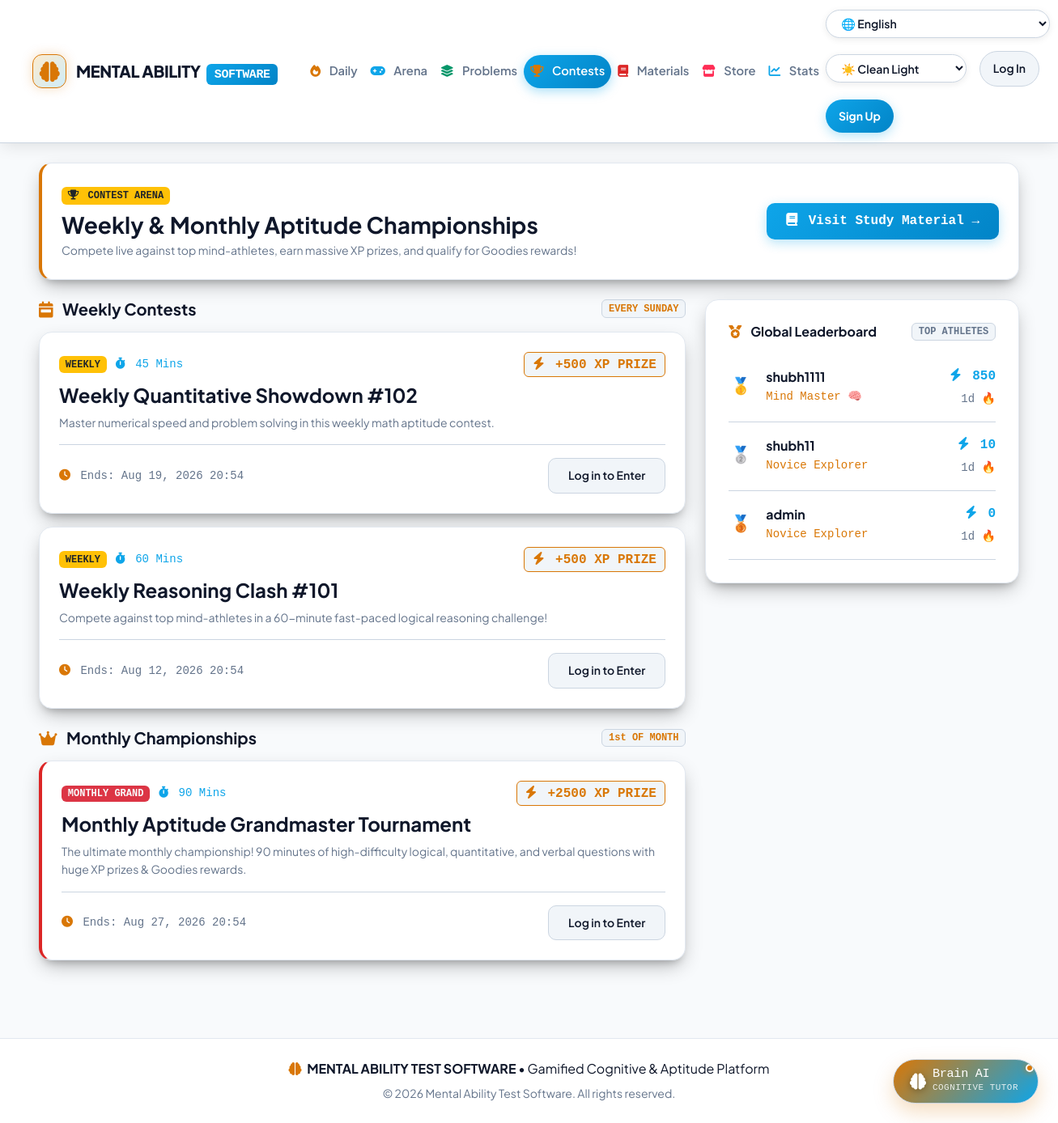
Page /contests/ on the earlier database version.
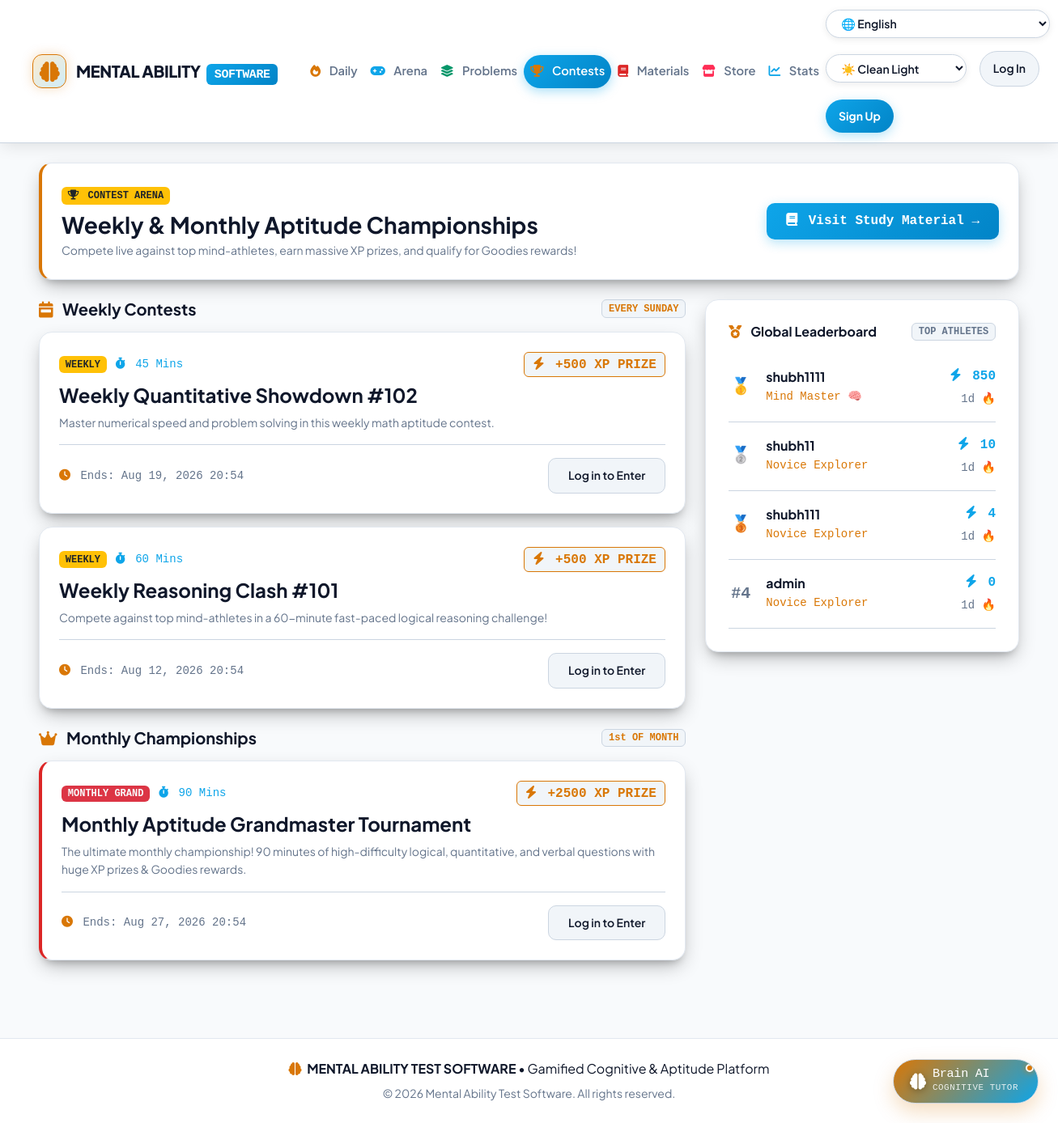
Same page on the later database version.
### quiz/models.py (models this page shows, shortened)
class Contest(models.Model):
    WEEKLY = 'WEEKLY'
    MONTHLY = 'MONTHLY'
    CONTEST_TYPES = [
        (WEEKLY, 'Weekly Contest'),
        (MONTHLY, 'Monthly Championship'),
    ]
    title = models.CharField(max_length=200)
    contest_type = models.CharField(max_length=10, choices=CONTEST_TYPES, default=WEEKLY)
    description = models.TextField()
    start_time = models.DateTimeField()
    end_time = models.DateTimeField()
    duration_minutes = models.IntegerField(default=60)
    questions = models.ManyToManyField(Question, related_name='contests', blank=True)
    xp_prize = models.IntegerField(default=200)
    class Meta:
        ordering = ('-start_time',)

class UserProfile(models.Model):
    user = models.OneToOneField('auth.User', on_delete=models.CASCADE, related_name='profile')
    streak_count = models.IntegerField(default=0)
    last_active_date = models.DateField(null=True, blank=True)
    total_xp = models.IntegerField(default=0)
    solved_questions_count = models.IntegerField(default=0)
    @property
    def rank_title(self):
        if self.total_xp >= 1000:
            return "Grandmaster 👑"
        elif self.total_xp >= 500:
            return "Mind Master 🧠"
        elif self.total_xp >= 200:
            return "Aptitude Scholar 🎓"
        elif self.total_xp >= 50:
            return "Problem Solver ⚡"
        else:
            return "Novice Explorer"

### quiz/views.py (the view)
# urls.py: path('contests/', views.contests, name='contests'),
def contests(request):
    profile = get_or_create_user_profile(request.user) if request.user.is_authenticated else None
    weekly_contests = Contest.objects.filter(contest_type=Contest.WEEKLY)
    monthly_contests = Contest.objects.filter(contest_type=Contest.MONTHLY)
    leaderboard = UserProfile.objects.select_related('user').order_by('-total_xp', '-solved_questions_count')[:10]
    context = {
        'profile': profile,
        'weekly_contests': weekly_contests,
        'monthly_contests': monthly_contests,
        'leaderboard': leaderboard,
    }
    return render(request, 'quiz/contests.html', context)

### templates/quiz/contests.html (shortened to what the changed rows need)
{% extends 'base.html' %}
{% block content %}
<div class="row g-4 mb-4">
  <div class="col-lg-8">
    <div class="row g-3 mb-4">
      {% for contest in weekly_contests %}
        <div class="col-12">
          <div class="lc-card p-4">
            <div class="d-flex justify-content-between align-items-start gap-2 mb-2">
              <div>
                <span class="badge bg-warning text-dark font-monospace fw-bold me-2">WEEKLY</span>
                <span class="font-monospace small" style="color: var(--lc-blue);"><i class="fas fa-stopwatch me-1"></i> {{ contest.duration_minutes }} Mins</span>
              </div>
              <span class="badge font-monospace fs-6" style="background-color: var(--lc-surface-hover); color: var(--lc-amber); border: 1px solid var(--lc-amber);">
                <i class="fas fa-bolt me-1"></i> +{{ contest.xp_prize }} XP PRIZE
              </span>
            </div>
            <h4 class="fw-bold mb-2" style="color: var(--lc-text);">{{ contest.title }}</h4>
            <p class="small mb-3" style="color: var(--lc-text-muted);">{{ contest.description }}</p>
            <div class="d-flex justify-content-between align-items-center pt-3 border-top flex-wrap gap-2" style="border-color: var(--lc-border-highlight) !important;">
              <div class="small font-monospace" style="color: var(--lc-text-muted);">
                <i class="fas fa-clock me-1" style="color: var(--lc-amber);"></i> Ends: {{ contest.end_time|date:"M d, Y H:i" }}
              </div>
              {% if user.is_authenticated %}
                <a href="{% url 'quiz:join_contest' contest.id %}" class="btn btn-lc-primary btn-sm px-4 font-monospace">
                  <i class="fas fa-flag-checkered me-1"></i> ENTER CONTEST ARENA
                </a>
              {% else %}
                <a href="{% url 'login' %}" class="btn btn-lc-secondary btn-sm px-4">Log in to Enter</a>
              {% endif %}
            </div>
          </div>
        </div>
      {% empty %}
        <div class="col-12">
          <div class="lc-card text-center py-4">
            <p class="mb-0" style="color: var(--lc-text-muted);">No active weekly contests scheduled.</p>
          </div>
        </div>
      {% endfor %}
    </div>
    <div class="row g-3">
      {% for contest in monthly_contests %}
        <div class="col-12">
          <div class="lc-card p-4" style="border-left: 4px solid var(--lc-hard);">
            <div class="d-flex justify-content-between align-items-start gap-2 mb-2">
              <div>
                <span class="badge bg-danger text-light font-monospace fw-bold me-2">MONTHLY GRAND</span>
                <span class="font-monospace small" style="color: var(--lc-blue);"><i class="fas fa-stopwatch me-1"></i> {{ contest.duration_minutes }} Mins</span>
              </div>
              <span class="badge font-monospace fs-6" style="background-color: var(--lc-surface-hover); color: var(--lc-amber); border: 1px solid var(--lc-amber);">
                <i class="fas fa-bolt me-1"></i> +{{ contest.xp_prize }} XP PRIZE
              </span>
            </div>
            <h4 class="fw-bold mb-2" style="color: var(--lc-text);">{{ contest.title }}</h4>
            <p class="small mb-3" style="color: var(--lc-text-muted);">{{ contest.description }}</p>
            <div class="d-flex justify-content-between align-items-center pt-3 border-top flex-wrap gap-2" style="border-color: var(--lc-border-highlight) !important;">
              <div class="small font-monospace" style="color: var(--lc-text-muted);">
                <i class="fas fa-clock me-1" style="color: var(--lc-amber);"></i> Ends: {{ contest.end_time|date:"M d, Y H:i" }}
              </div>
              {% if user.is_authenticated %}
                <a href="{% url 'quiz:join_contest' contest.id %}" class="btn btn-lc-primary btn-sm px-4 font-monospace">
                  <i class="fas fa-flag-checkered me-1"></i> ENTER CHAMPIONSHIP ARENA
                </a>
              {% else %}
                <a href="{% url 'login' %}" class="btn btn-lc-secondary btn-sm px-4">Log in to Enter</a>
              {% endif %}
            </div>
          </div>
        </div>
      {% empty %}
        <div class="col-12">
          <div class="lc-card text-center py-4">
            <p class="mb-0" style="color: var(--lc-text-muted);">No active monthly grand championships scheduled.</p>
          </div>
        </div>
      {% endfor %}
    </div>
  </div>
  <div class="col-lg-4">
    <div class="lc-card sticky-top" style="top: 100px;">
      <div class="list-group list-group-flush">
        {% for rank_user in leaderboard %}
          <div class="list-group-item d-flex justify-content-between align-items-center px-0 py-3 bg-transparent border-bottom" style="border-color: var(--lc-border-highlight) !important;">
            <div class="d-flex align-items-center gap-3">
              <div class="fw-bold font-monospace fs-5 text-center" style="width: 30px;">
                {% if forloop.counter == 1 %}🥇
                {% elif forloop.counter == 2 %}🥈
                {% elif forloop.counter == 3 %}🥉
                {% else %}<span style="color: var(--lc-text-muted);">#{{ forloop.counter }}</span>
                {% endif %}
              </div>
              <div>
                <h6 class="fw-bold mb-0" style="color: var(--lc-text);">{{ rank_user.user.username }}</h6>
                <small class="font-monospace" style="color: var(--lc-amber);">{{ rank_user.rank_title }}</small>
              </div>
            </div>
            <div class="text-end">
              <div class="fw-bold font-monospace" style="color: var(--lc-blue);"><i class="fas fa-bolt me-1"></i> {{ rank_user.total_xp }}</div>
              <small class="font-monospace" style="color: var(--lc-text-muted);">{{ rank_user.streak_count }}d 🔥</small>
            </div>
          </div>
        {% empty %}
          <p class="small text-center py-3 mb-0" style="color: var(--lc-text-muted);">No rankings recorded yet.</p>
        {% endfor %}
      </div>
    </div>
  </div>
</div>
{% endblock %}

Differences in the rows shown:
added UserProfile: user.username "shubh111", rank_title "Novice Explorer", total_xp "4", streak_count "1"
computed for UserProfile "admin": text "🥉" → "#"
